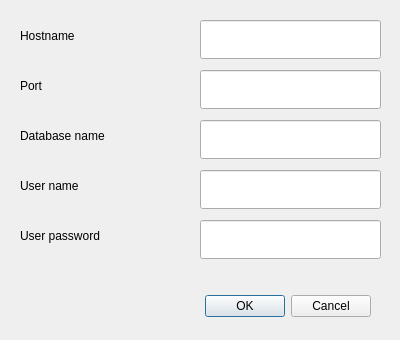
<?xml version="1.0" encoding="UTF-8"?>
<ui version="4.0">
 <class>DatabaseSettings</class>
 <widget class="QDialog" name="DatabaseSettings">
  <property name="geometry">
   <rect>
    <x>0</x>
    <y>0</y>
    <width>400</width>
    <height>340</height>
   </rect>
  </property>
  <property name="windowTitle">
   <string>Dialog</string>
  </property>
  <widget class="QDialogButtonBox" name="buttonBox">
   <property name="geometry">
    <rect>
     <x>30</x>
     <y>290</y>
     <width>341</width>
     <height>32</height>
    </rect>
   </property>
   <property name="orientation">
    <enum>Qt::Horizontal</enum>
   </property>
   <property name="standardButtons">
    <set>QDialogButtonBox::Cancel|QDialogButtonBox::Ok</set>
   </property>
  </widget>
  <widget class="QLabel" name="label">
   <property name="geometry">
    <rect>
     <x>20</x>
     <y>20</y>
     <width>101</width>
     <height>32</height>
    </rect>
   </property>
   <property name="text">
    <string>Hostname</string>
   </property>
  </widget>
  <widget class="QLabel" name="label_2">
   <property name="geometry">
    <rect>
     <x>20</x>
     <y>120</y>
     <width>141</width>
     <height>32</height>
    </rect>
   </property>
   <property name="text">
    <string>Database name</string>
   </property>
  </widget>
  <widget class="QLabel" name="label_3">
   <property name="geometry">
    <rect>
     <x>20</x>
     <y>170</y>
     <width>131</width>
     <height>32</height>
    </rect>
   </property>
   <property name="text">
    <string>User name</string>
   </property>
  </widget>
  <widget class="QLabel" name="label_4">
   <property name="geometry">
    <rect>
     <x>20</x>
     <y>220</y>
     <width>141</width>
     <height>32</height>
    </rect>
   </property>
   <property name="text">
    <string>User password</string>
   </property>
  </widget>
  <widget class="QLineEdit" name="HostEdit">
   <property name="geometry">
    <rect>
     <x>200</x>
     <y>20</y>
     <width>181</width>
     <height>39</height>
    </rect>
   </property>
  </widget>
  <widget class="QLineEdit" name="databaseEdit">
   <property name="geometry">
    <rect>
     <x>200</x>
     <y>120</y>
     <width>181</width>
     <height>39</height>
    </rect>
   </property>
  </widget>
  <widget class="QLineEdit" name="userEdit">
   <property name="geometry">
    <rect>
     <x>200</x>
     <y>170</y>
     <width>181</width>
     <height>39</height>
    </rect>
   </property>
  </widget>
  <widget class="QLineEdit" name="passwordEdit">
   <property name="geometry">
    <rect>
     <x>200</x>
     <y>220</y>
     <width>181</width>
     <height>39</height>
    </rect>
   </property>
   <property name="echoMode">
    <enum>QLineEdit::Password</enum>
   </property>
  </widget>
  <widget class="QLabel" name="label_5">
   <property name="geometry">
    <rect>
     <x>20</x>
     <y>70</y>
     <width>141</width>
     <height>32</height>
    </rect>
   </property>
   <property name="text">
    <string>Port</string>
   </property>
  </widget>
  <widget class="QLineEdit" name="portEdit">
   <property name="geometry">
    <rect>
     <x>200</x>
     <y>70</y>
     <width>181</width>
     <height>39</height>
    </rect>
   </property>
  </widget>
 </widget>
 <resources/>
 <connections>
  <connection>
   <sender>buttonBox</sender>
   <signal>accepted()</signal>
   <receiver>DatabaseSettings</receiver>
   <slot>accept()</slot>
   <hints>
    <hint type="sourcelabel">
     <x>248</x>
     <y>254</y>
    </hint>
    <hint type="destinationlabel">
     <x>157</x>
     <y>274</y>
    </hint>
   </hints>
  </connection>
  <connection>
   <sender>buttonBox</sender>
   <signal>rejected()</signal>
   <receiver>DatabaseSettings</receiver>
   <slot>reject()</slot>
   <hints>
    <hint type="sourcelabel">
     <x>316</x>
     <y>260</y>
    </hint>
    <hint type="destinationlabel">
     <x>286</x>
     <y>274</y>
    </hint>
   </hints>
  </connection>
 </connections>
</ui>
